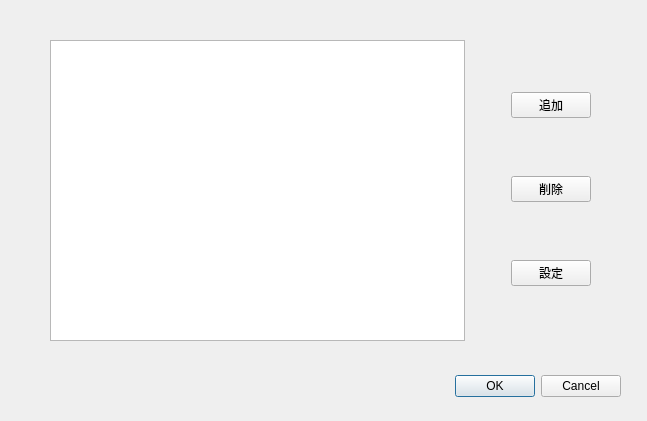
<?xml version="1.0" encoding="UTF-8"?>
<ui version="4.0">
 <class>EngineRegistrationDialog</class>
 <widget class="QDialog" name="EngineRegistrationDialog">
  <property name="geometry">
   <rect>
    <x>0</x>
    <y>0</y>
    <width>647</width>
    <height>421</height>
   </rect>
  </property>
  <property name="windowTitle">
   <string>エンジン登録</string>
  </property>
  <widget class="QDialogButtonBox" name="buttonBox">
   <property name="geometry">
    <rect>
     <x>280</x>
     <y>370</y>
     <width>341</width>
     <height>32</height>
    </rect>
   </property>
   <property name="orientation">
    <enum>Qt::Horizontal</enum>
   </property>
   <property name="standardButtons">
    <set>QDialogButtonBox::Cancel|QDialogButtonBox::Ok</set>
   </property>
  </widget>
  <widget class="QWidget" name="layoutWidget">
   <property name="geometry">
    <rect>
     <x>10</x>
     <y>40</y>
     <width>621</width>
     <height>301</height>
    </rect>
   </property>
   <layout class="QHBoxLayout" name="horizontalLayout">
    <item>
     <spacer name="horizontalSpacer_3">
      <property name="orientation">
       <enum>Qt::Horizontal</enum>
      </property>
      <property name="sizeType">
       <enum>QSizePolicy::Minimum</enum>
      </property>
      <property name="sizeHint" stdset="0">
       <size>
        <width>40</width>
        <height>20</height>
       </size>
      </property>
     </spacer>
    </item>
    <item>
     <widget class="QListWidget" name="engineListWidget"/>
    </item>
    <item>
     <spacer name="horizontalSpacer_2">
      <property name="orientation">
       <enum>Qt::Horizontal</enum>
      </property>
      <property name="sizeType">
       <enum>QSizePolicy::Minimum</enum>
      </property>
      <property name="sizeHint" stdset="0">
       <size>
        <width>40</width>
        <height>20</height>
       </size>
      </property>
     </spacer>
    </item>
    <item>
     <layout class="QVBoxLayout" name="verticalLayout">
      <item>
       <widget class="QPushButton" name="addEngineButton">
        <property name="text">
         <string>追加</string>
        </property>
       </widget>
      </item>
      <item>
       <widget class="QPushButton" name="removeEngineButton">
        <property name="text">
         <string>削除</string>
        </property>
       </widget>
      </item>
      <item>
       <widget class="QPushButton" name="configureEngineButton">
        <property name="text">
         <string>設定</string>
        </property>
       </widget>
      </item>
     </layout>
    </item>
    <item>
     <spacer name="horizontalSpacer">
      <property name="orientation">
       <enum>Qt::Horizontal</enum>
      </property>
      <property name="sizeType">
       <enum>QSizePolicy::Minimum</enum>
      </property>
      <property name="sizeHint" stdset="0">
       <size>
        <width>40</width>
        <height>20</height>
       </size>
      </property>
     </spacer>
    </item>
   </layout>
  </widget>
 </widget>
 <resources/>
 <connections>
  <connection>
   <sender>buttonBox</sender>
   <signal>accepted()</signal>
   <receiver>EngineRegistrationDialog</receiver>
   <slot>accept()</slot>
   <hints>
    <hint type="sourcelabel">
     <x>248</x>
     <y>254</y>
    </hint>
    <hint type="destinationlabel">
     <x>157</x>
     <y>274</y>
    </hint>
   </hints>
  </connection>
  <connection>
   <sender>buttonBox</sender>
   <signal>rejected()</signal>
   <receiver>EngineRegistrationDialog</receiver>
   <slot>reject()</slot>
   <hints>
    <hint type="sourcelabel">
     <x>316</x>
     <y>260</y>
    </hint>
    <hint type="destinationlabel">
     <x>286</x>
     <y>274</y>
    </hint>
   </hints>
  </connection>
 </connections>
</ui>
